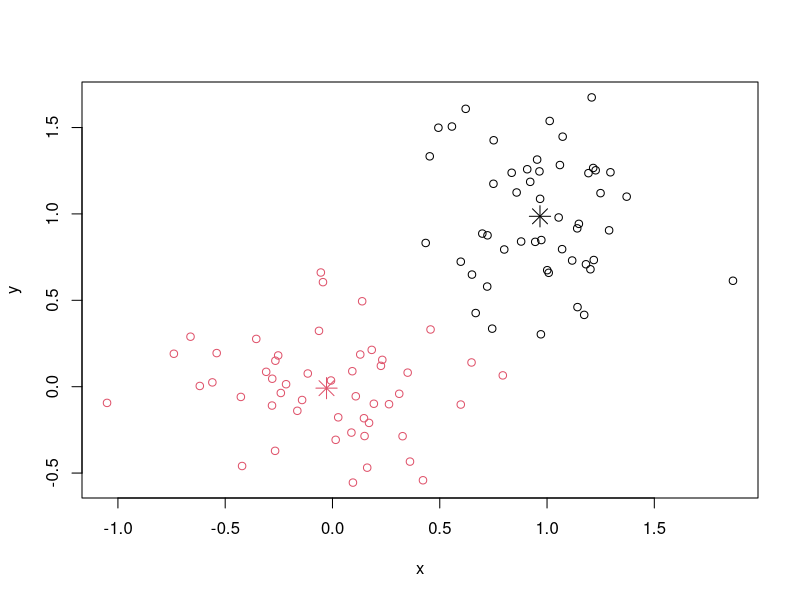
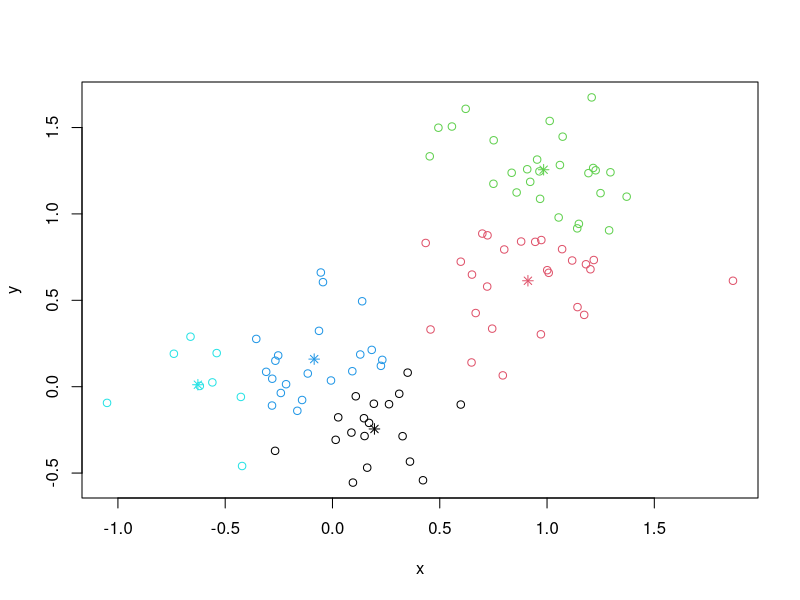

Here is the R script that generated these plots, in order:
rm(list=ls())
require(graphics)
x<-rbind(matrix(rnorm(100, sd = 0.3), ncol = 2), matrix(rnorm(100, mean = 1, sd = 0.3), ncol = 2))
colnames(x) <- c("x", "y")
(cl <- kmeans(x, 2))
plot(x, col = cl$cluster)
points(cl$centers, col = 1:2, pch = 8, cex = 2)

# sum of squares
ss <- function(x) sum(scale(x, scale = FALSE)^2)

## cluster centers "fitted" to each obs.:
fitted.x <- fitted(cl);  head(fitted.x)
resid.x <- x - fitted(cl)

## Equalities : ----------------------------------
cbind(cl[c("betweenss", "tot.withinss", "totss")], # the same two columns
      c(ss(fitted.x), ss(resid.x),    ss(x)))
stopifnot(all.equal(cl$ totss,        ss(x)),
          all.equal(cl$ tot.withinss, ss(resid.x)),
          ## these three are the same:
          all.equal(cl$ betweenss,    ss(fitted.x)),
          all.equal(cl$ betweenss, cl$totss - cl$tot.withinss),
          ## and hence also
          all.equal(ss(x), ss(fitted.x) + ss(resid.x))
)

kmeans(x,1)$withinss # trivial one-cluster, (its W.SS == ss(x))

## random starts do help here with too many clusters
## (and are often recommended anyway!):
(cl <- kmeans(x, 5,iter.max = 100, algorithm = "Lloyd", nstart = 4))
plot(x, col = cl$cluster)
points(cl$centers, col = 1:5, pch = 8)
